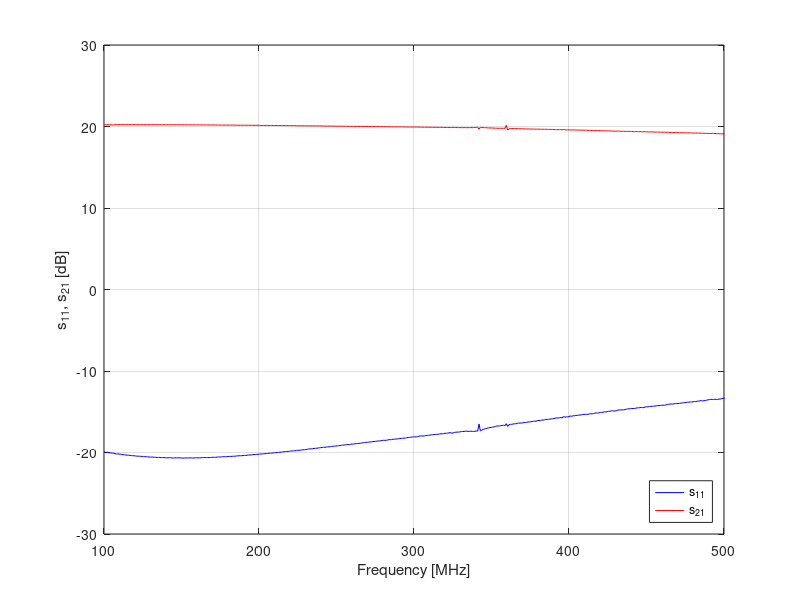

This figure's MATLAB source:
data = csvread('LNA.csv');
f = data(:,1);
s11 = data(:,2) + 1j*data(:,3);
s21 = data(:,4) + 1j*data(:,5);

figure(1);
clf;
plot(f, 20*log10(abs(s11)), 'b');
hold on;
plot(f, 20*log10(abs(s21))+30, 'r');  % also compensate for the 30dB attenuator which was used in the measurement
grid on;
xlabel('Frequency [MHz]');
ylabel('s_{11}, s_{21} [dB]');
legend('s_{11}', 's_{21}', 'location', 'southeast');
xlim([100 500]);
